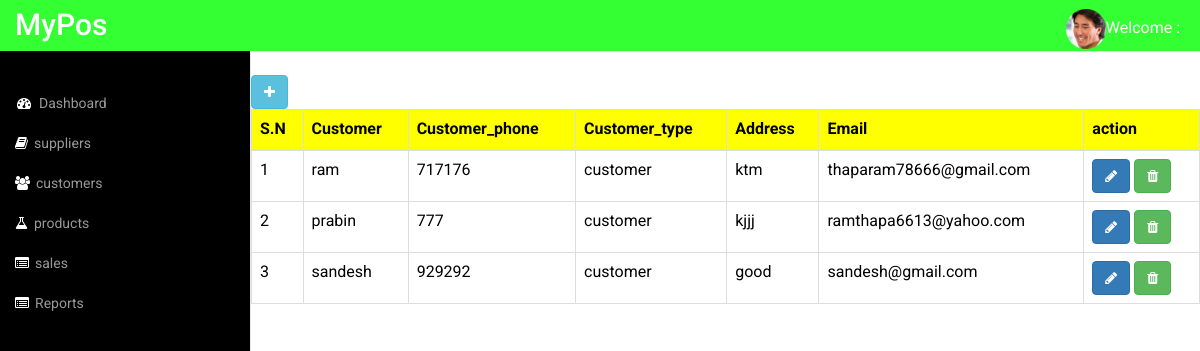
/customer/list/, run on the app's committed database.
### posapp/models.py (models this page shows, shortened)
class Customer(models.Model):
    identity = models.IntegerField(primary_key=True)
    customer = models.CharField(max_length=20)
    customer_phone = models.IntegerField(blank=True, null=True)
    customer_type=models.CharField(max_length=200, default='customer', blank=True, null=True)
    address = models.TextField(max_length=500, blank=True,null=True)
    email = models.EmailField(max_length=100,unique=True)
    image = models.ImageField(upload_to='customer')

### posapp/views.py (the view)
# urls.py: path('customer/list/', CustomerListView.as_view(), name='customerlist'),
class CustomerListView(TemplateView):
    template_name = 'customer/customerlist.html'
    def get_context_data(self, **kwargs):
        context = super().get_context_data(**kwargs)
        context['customers'] = Customer.objects.all()
        return context

### templates/customer/customerlist.html
{% extends 'admintemplates/adminbase.html' %}
{% load static %}
{% block content %}
	<div class="row">
		<div class="col-md-12 table-responsive-sm">
            <br>
			<a href="{% url 'posapp:customercreate' %}" class="btn btn-info"><i class="fa fa-plus"></i></a>
			<table class="table table-bordered">
				<thead style="background-color: yellow;color:black;">
					<tr class="text-dark">
						<th>S.N</th>
						<th>Customer</th>
						<th>Customer_phone</th>
						<th>Customer_type</th>
						<th>Address</th>
                        <th>Email</th>
						<th>action</th>
					</tr>
				</thead>
				<tbody>
					{% for customer in customers %}
					<tr style="color: black;">
						<td>{{ forloop.counter }}</td>
						<td>{{ customer.customer }}</td>
						<td>{{ customer.customer_phone }}</td>
						<td>{{ customer.customer_type }}</td>
                        <td>{{ customer.address }}</td>
						<td>{{ customer.email }}</td>
						<td>
                            <a href="{% url 'posapp:customerupdate' customer.pk %}" class="btn btn-primary"><i class="fa fa-pencil"></i></a>
							<a href="{% url 'posapp:customerdelete' customer.pk %}" class="btn btn-success"><i class="fa fa-trash"></i></a>
						</td>
					</tr>
					{% endfor %}
				</tbody>
			</table>
		</div>
	</div>
{% endblock %}

### static/adminstatic/css/style.css (style rules this page uses)
html, body { font-family: 'Roboto', sans-serif; font-size: 100%; background:#000; overflow-x: hidden; }
body a { transition:0.5s all; -webkit-transition:0.5s all; -moz-transition:0.5s all; -o-transition:0.5s all; -ms-transition:0.5s all; }

### data on the page
Customer: customer "ram", customer_phone "717176", customer_type "customer", address "ktm", email "thaparam78666@gmail.com"
Customer: customer "prabin", customer_phone "777", customer_type "customer", address "kjjj", email "ramthapa6613@yahoo.com"
Customer: customer "sandesh", customer_phone "929292", customer_type "customer", address "good", email "sandesh@gmail.com"
